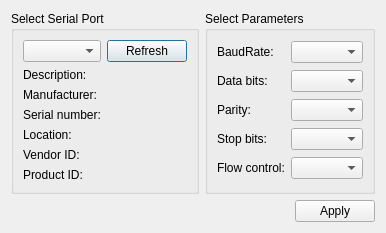
<?xml version="1.0" encoding="UTF-8"?>
<ui version="4.0">
 <class>SettingsDialog</class>
 <widget class="QDialog" name="SettingsDialog">
  <property name="geometry">
   <rect>
    <x>0</x>
    <y>0</y>
    <width>281</width>
    <height>227</height>
   </rect>
  </property>
  <property name="windowTitle">
   <string>Settings</string>
  </property>
  <layout class="QGridLayout" name="gridLayout_3">
   <item row="0" column="1">
    <widget class="QGroupBox" name="parametersBox">
     <property name="title">
      <string>Select Parameters</string>
     </property>
     <layout class="QGridLayout" name="gridLayout_2">
      <item row="0" column="0">
       <widget class="QLabel" name="baudRateLabel">
        <property name="text">
         <string>BaudRate:</string>
        </property>
       </widget>
      </item>
      <item row="0" column="1">
       <widget class="QComboBox" name="baudRateBox"/>
      </item>
      <item row="1" column="0">
       <widget class="QLabel" name="dataBitsLabel">
        <property name="text">
         <string>Data bits:</string>
        </property>
       </widget>
      </item>
      <item row="1" column="1">
       <widget class="QComboBox" name="dataBitsBox"/>
      </item>
      <item row="2" column="0">
       <widget class="QLabel" name="parityLabel">
        <property name="text">
         <string>Parity:</string>
        </property>
       </widget>
      </item>
      <item row="2" column="1">
       <widget class="QComboBox" name="parityBox"/>
      </item>
      <item row="3" column="0">
       <widget class="QLabel" name="stopBitsLabel">
        <property name="text">
         <string>Stop bits:</string>
        </property>
       </widget>
      </item>
      <item row="3" column="1">
       <widget class="QComboBox" name="stopBitsBox"/>
      </item>
      <item row="4" column="0">
       <widget class="QLabel" name="flowControlLabel">
        <property name="text">
         <string>Flow control:</string>
        </property>
       </widget>
      </item>
      <item row="4" column="1">
       <widget class="QComboBox" name="flowControlBox"/>
      </item>
     </layout>
    </widget>
   </item>
   <item row="0" column="0">
    <widget class="QGroupBox" name="selectBox">
     <property name="title">
      <string>Select Serial Port</string>
     </property>
     <layout class="QGridLayout" name="gridLayout">
      <item row="1" column="0">
       <widget class="QLabel" name="descriptionLabel">
        <property name="text">
         <string>Description:</string>
        </property>
       </widget>
      </item>
      <item row="2" column="0">
       <widget class="QLabel" name="manufacturerLabel">
        <property name="text">
         <string>Manufacturer:</string>
        </property>
       </widget>
      </item>
      <item row="5" column="0">
       <widget class="QLabel" name="vidLabel">
        <property name="text">
         <string>Vendor ID:</string>
        </property>
       </widget>
      </item>
      <item row="3" column="0">
       <widget class="QLabel" name="serialNumberLabel">
        <property name="text">
         <string>Serial number:</string>
        </property>
       </widget>
      </item>
      <item row="6" column="0">
       <widget class="QLabel" name="pidLabel">
        <property name="text">
         <string>Product ID:</string>
        </property>
       </widget>
      </item>
      <item row="0" column="0">
       <widget class="QComboBox" name="serialPortInfoListBox"/>
      </item>
      <item row="4" column="0">
       <widget class="QLabel" name="locationLabel">
        <property name="text">
         <string>Location:</string>
        </property>
       </widget>
      </item>
      <item row="0" column="1">
       <widget class="QPushButton" name="refreshButton">
        <property name="text">
         <string>Refresh</string>
        </property>
       </widget>
      </item>
     </layout>
    </widget>
   </item>
   <item row="1" column="0" colspan="2">
    <layout class="QHBoxLayout" name="horizontalLayout">
     <item>
      <spacer name="horizontalSpacer">
       <property name="orientation">
        <enum>Qt::Horizontal</enum>
       </property>
       <property name="sizeHint" stdset="0">
        <size>
         <width>96</width>
         <height>20</height>
        </size>
       </property>
      </spacer>
     </item>
     <item>
      <widget class="QPushButton" name="applyButton">
       <property name="text">
        <string>Apply</string>
       </property>
      </widget>
     </item>
    </layout>
   </item>
  </layout>
 </widget>
 <resources/>
 <connections/>
</ui>
